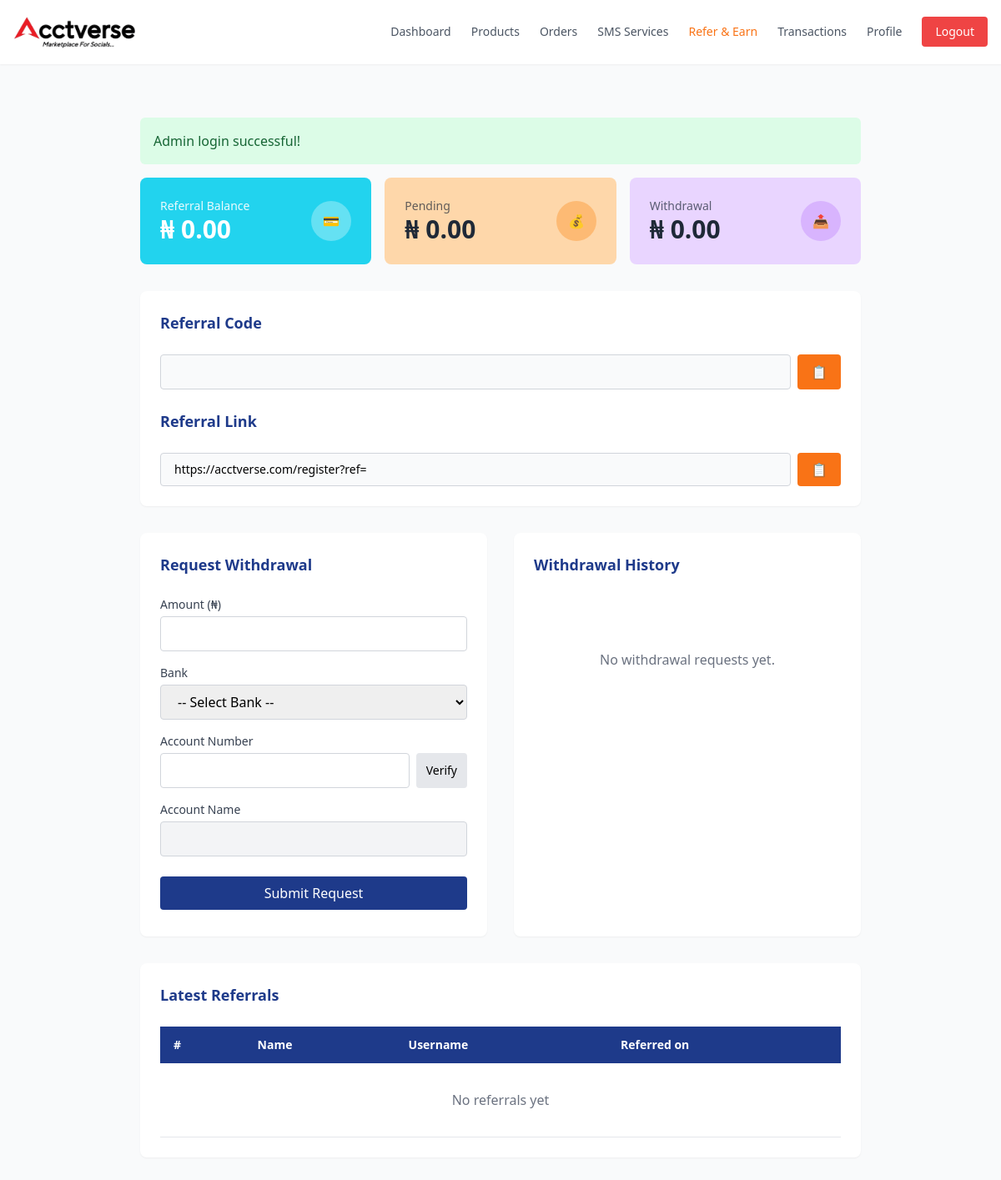
Screenshot of /user/referral.php (signed in) with the database file from the repository.
### tables this page shows
CREATE TABLE `users` (
  `id` bigint UNSIGNED NOT NULL,
  `full_name` varchar(255) NOT NULL,
  `email` varchar(255) NOT NULL,
  `password_hash` varchar(255) NOT NULL,
  `role` enum('user','admin') NOT NULL DEFAULT 'user',
  `is_verified` tinyint(1) NOT NULL DEFAULT '0',
  `verification_token` varchar(255) DEFAULT NULL,
  `reset_token` varchar(255) DEFAULT NULL,
  `created_at` timestamp NULL DEFAULT CURRENT_TIMESTAMP,
  `username` varchar(255) DEFAULT NULL,
  `mobile_code` varchar(10) DEFAULT NULL,
  `mobile` varchar(20) DEFAULT NULL,
  `country` varchar(100) DEFAULT NULL,
  `verify_token` text,
  `referral_code` varchar(255) DEFAULT NULL,
  `referred_by` int DEFAULT NULL,
  `first_name` varchar(255) DEFAULT NULL,
  `last_name` varchar(255) DEFAULT NULL,
  `address` varchar(255) DEFAULT NULL,
  `state` varchar(100) DEFAULT NULL,
  `zip_code` varchar(20) DEFAULT NULL,
  `city` varchar(100) DEFAULT NULL,
  `balance` decimal(15,2) NOT NULL DEFAULT '0.00',
  `referral_earnings` decimal(12,2) NOT NULL DEFAULT '0.00',
  `pending_earnings` decimal(12,2) NOT NULL DEFAULT '0.00',
  `withdrawn_amount` decimal(12,2) NOT NULL DEFAULT '0.00'
);

### flash.php (called while the page is built, shortened)
<?php
function get_flash() {
    if (!empty($_SESSION['flash'])) {
        $flash = $_SESSION['flash'];
        return $flash;
    }
    return null;
}

### user/referral.php (the view, shortened to what this page needs)
<?php
$pdo = require_once "../db/db.php";
require_once "../flash.php";
$user = $_SESSION['user'];
$flash = get_flash();
try {
    $stmt = $pdo->prepare("
        SELECT id, username, referral_code, referral_earnings, pending_earnings, withdrawn_amount
        FROM users
        WHERE id = ?
    ");
    $stmt->execute([$user['id']]);
    $userData = $stmt->fetch(PDO::FETCH_ASSOC);
    if ($userData) {
        $user = $_SESSION['user'];
    }
    $referralBalance = number_format($user['referral_earnings'] ?? 0, 2);
    $pendingAmount   = number_format($user['pending_earnings'] ?? 0, 2);
    $withdrawnAmount = number_format($user['withdrawn_amount'] ?? 0, 2);
    $stmtRef = $pdo->prepare("
        SELECT full_name, username, created_at
        FROM users
        WHERE referred_by = ?
        ORDER BY created_at DESC
        LIMIT 10
    ");
    $stmtRef->execute([$user['id']]);
    $latestReferrals = $stmtRef->fetchAll(PDO::FETCH_ASSOC);
    $stmtWithdrawals = $pdo->prepare("
        SELECT amount, status, created_at, admin_note
        FROM withdrawals
        WHERE user_id = ?
        ORDER BY created_at DESC
        LIMIT 10
    ");
    $stmtWithdrawals->execute([$user['id']]);
    $withdrawalHistory = $stmtWithdrawals->fetchAll(PDO::FETCH_ASSOC);
} catch (Exception $e) {
    $referralBalance = $pendingAmount = $withdrawnAmount = "0.00";
    $latestReferrals = [];
    $withdrawalHistory = [];
}
?>
<?php
require_once "header.php";
?>
<div class="max-w-4xl mx-auto px-4 py-8">
    <?php if ($flash): ?>
        <div class="mb-4 p-4 rounded-md <?php echo $flash['type'] === 'success' ? 'bg-green-100 text-green-800' : 'bg-red-100 text-red-800'; ?>">
            <?php echo $flash['message']; ?>
        </div>
    <?php endif; ?>
    <div class="grid grid-cols-1 md:grid-cols-3 gap-4 mb-8">
        <div class="bg-cyan-400 rounded-lg p-6 text-white">
            <div class="flex items-center justify-between">
                <div>
                    <p class="text-sm opacity-90">Referral Balance</p>
                    <h3 class="text-3xl font-bold">₦ <?php echo $referralBalance; ?></h3>
                </div>
                <div class="w-12 h-12 bg-white bg-opacity-30 rounded-full flex items-center justify-center">💳</div>
            </div>
        </div>
        <div class="bg-orange-200 rounded-lg p-6 text-gray-800">
            <div class="flex items-center justify-between">
                <div>
                    <p class="text-sm opacity-70">Pending</p>
                    <h3 class="text-3xl font-bold">₦ <?php echo $pendingAmount; ?></h3>
                </div>
                <div class="w-12 h-12 bg-orange-300 rounded-full flex items-center justify-center">💰</div>
            </div>
        </div>
        <div class="bg-purple-200 rounded-lg p-6 text-gray-800">
            <div class="flex items-center justify-between">
                <div>
                    <p class="text-sm opacity-70">Withdrawal</p>
                    <h3 class="text-3xl font-bold">₦ <?php echo $withdrawnAmount; ?></h3>
                </div>
                <div class="w-12 h-12 bg-purple-300 rounded-full flex items-center justify-center">📤</div>
            </div>
        </div>
    </div>
    <div class="bg-white rounded-lg shadow-sm p-6 mb-8">
        <h3 class="text-lg font-bold text-blue-900 mb-6">Referral Code</h3>
        <div class="flex gap-2 mb-6">
            <input type="text" value="<?php echo htmlspecialchars($user['referral_code'] ?? ''); ?>" class="flex-1 px-4 py-2 border border-gray-300 rounded bg-gray-50" readonly>
            <button class="bg-orange-500 text-white px-4 py-2 rounded hover:bg-orange-600" onclick="navigator.clipboard.writeText('<?php echo htmlspecialchars($user['referral_code'] ?? ''); ?>')">📋</button>
        </div>
        <h3 class="text-lg font-bold text-blue-900 mb-6">Referral Link</h3>
        <div class="flex gap-2">
            <input type="text" value="https://acctverse.com/register?ref=<?php echo htmlspecialchars($user['referral_code'] ?? ''); ?>" class="flex-1 px-4 py-2 border border-gray-300 rounded bg-gray-50 text-sm" readonly>
            <button class="bg-orange-500 text-white px-4 py-2 rounded hover:bg-orange-600" onclick="navigator.clipboard.writeText('https://acctverse.com/register?ref=<?php echo htmlspecialchars($user['referral_code'] ?? ''); ?>')">📋</button>
        </div>
    </div>
    <div class="grid grid-cols-1 md:grid-cols-2 gap-8 mb-8">
        <div class="bg-white rounded-lg shadow-sm p-6">
            <h3 class="text-lg font-bold text-blue-900 mb-6">Request Withdrawal</h3>
            <form action="referral.php" method="POST">
                <div class="mb-4">
                    <label for="amount" class="block text-sm font-medium text-gray-700 mb-1">Amount (₦)</label>
                    <input type="number" name="amount" id="amount" step="0.01" min="1" class="w-full px-4 py-2 border border-gray-300 rounded focus:outline-none focus:border-orange-500" required>
                </div>
                <div class="mb-4">
                    <label for="bank_name" class="block text-sm font-medium text-gray-700 mb-1">Bank</label>
                    <select name="bank_name" id="bank_name" class="w-full px-4 py-2 border border-gray-300 rounded focus:outline-none focus:border-orange-500" required>
                        <option value="">-- Select Bank --</option>
                    </select>
                </div>
                <div class="mb-4">
                    <label for="account_number" class="block text-sm font-medium text-gray-700 mb-1">Account Number</label>
                    <div class="flex gap-2">
                        <input type="text" name="account_number" id="account_number" class="flex-1 px-4 py-2 border border-gray-300 rounded focus:outline-none focus:border-orange-500" required>
                        <button type="button" onclick="verifyAccount()" class="bg-gray-200 text-sm px-3 rounded hover:bg-gray-300">Verify</button>
                    </div>
                </div>
                <div class="mb-6">
                    <label for="account_name" class="block text-sm font-medium text-gray-700 mb-1">Account Name</label>
                    <input type="text" name="account_name" id="account_name" class="w-full px-4 py-2 border border-gray-300 rounded bg-gray-100 focus:outline-none focus:border-orange-500" required readonly>
                </div>
                <button type="submit" name="withdraw" class="w-full bg-blue-900 text-white px-4 py-2 rounded hover:bg-blue-800 font-medium">Submit Request</button>
            </form>
        </div>
        <div class="bg-white rounded-lg shadow-sm p-6">
            <h3 class="text-lg font-bold text-blue-900 mb-6">Withdrawal History</h3>
            <div class="overflow-y-auto h-96">
                <?php if(count($withdrawalHistory) > 0): ?>
                    <?php foreach($withdrawalHistory as $withdrawal): ?>
                        <div class="border-b border-gray-200 pb-3 mb-3">
                            <div class="flex justify-between items-center">
                                <p class="font-bold text-gray-800">₦<?php echo number_format($withdrawal['amount'], 2); ?></p>
                                <span class="text-xs font-medium px-2 py-1 rounded-full status-<?php echo strtolower(htmlspecialchars($withdrawal['status'])); ?>">
                                    <?php echo htmlspecialchars(ucfirst($withdrawal['status'])); ?>
                                </span>
                            </div>
                            <p class="text-sm text-gray-500"><?php echo date("d M, Y, g:i a", strtotime($withdrawal['created_at'])); ?></p>
                            <?php if (!empty($withdrawal['admin_note'])): ?>
                                <p class="text-xs text-red-600 mt-1">Note: <?php echo htmlspecialchars($withdrawal['admin_note']); ?></p>
                            <?php endif; ?>
                        </div>
                    <?php endforeach; ?>
                <?php else: ?>
                    <p class="text-center text-gray-500 pt-16">No withdrawal requests yet.</p>
                <?php endif; ?>
            </div>
        </div>
    </div>
    <div class="bg-white rounded-lg shadow-sm p-6">
        <h3 class="text-lg font-bold text-blue-900 mb-6">Latest Referrals</h3>
        <div class="overflow-x-auto">
            <table class="w-full">
                <thead class="bg-blue-900 text-white">
                    <tr>
                        <th class="px-4 py-3 text-left text-sm font-semibold">#</th>
                        <th class="px-4 py-3 text-left text-sm font-semibold">Name</th>
                        <th class="px-4 py-3 text-left text-sm font-semibold">Username</th>
                        <th class="px-4 py-3 text-left text-sm font-semibold">Referred on</th>
                    </tr>
                </thead>
                <tbody>
                <?php if(count($latestReferrals) > 0): ?>
                    <?php foreach($latestReferrals as $index => $ref): ?>
                        <tr class="border-b border-gray-200">
                            <td class="px-4 py-3"><?php echo $index + 1; ?></td>
                            <td class="px-4 py-3"><?php echo htmlspecialchars($ref['full_name']); ?></td>
                            <td class="px-4 py-3"><?php echo htmlspecialchars($ref['username']); ?></td>
                            <td class="px-4 py-3"><?php echo date("d M, Y", strtotime($ref['created_at'])); ?></td>
                        </tr>
                    <?php endforeach; ?>
                <?php else: ?>
                    <tr class="border-b border-gray-200">
                        <td colspan="4" class="px-4 py-8 text-center text-gray-500">No referrals yet</td>
                    </tr>
                <?php endif; ?>
                </tbody>
            </table>
        </div>
    </div>
</main>
</body>
</html>

### rows the page displays
users: referral_earnings "0.00", pending_earnings "0.00", withdrawn_amount "0.00"

### other values shown
$title "Dashboard"
$title "Products"
$title "Orders"
$title "SMS Services"
$title "Refer & Earn"
$title "Transactions"
$title "Profile"
$flash['message'] "Admin login successful!"
